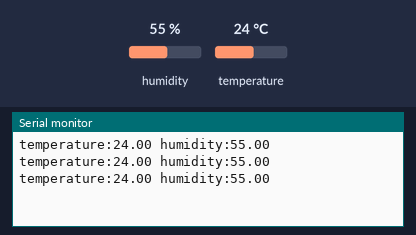
Recording of a sketch running on a simulated Arduino Uno, built with avr-gcc and run on an emulated ATmega328P. Parts: the last lines printed to the serial monitor. The test bench sets the inputs (shaded band); at power-on: humidity 55 %, temperature 24 °C.

Above: at 2.8 s.
2.9 s: humidity set to 22 %
At 4.9 s:
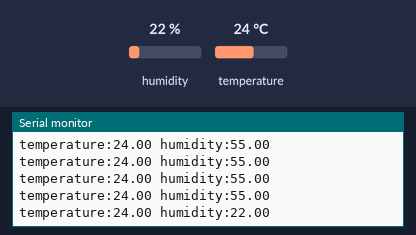
5.6 s: temperature set to 12 °C
At 6.6 s:
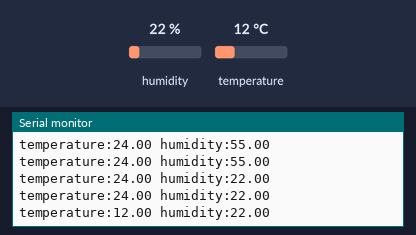
8.3 s: humidity set to 40 %
At 9.4 s:
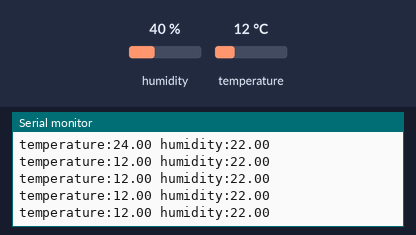
Timing chart, 0 to 11.3 s (numbered marks = the images above; inputs shaded):
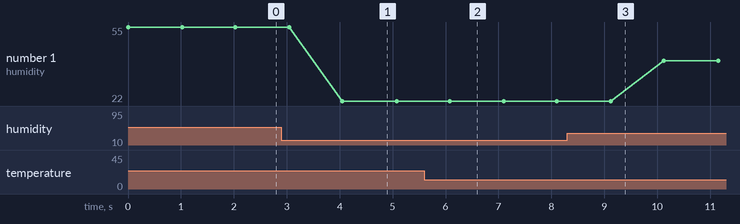

The sketch:

DHT11_example.ino
```cpp
#include <DHT.h>
//아두이노 온습도센서 DHT11을 사용하기위해 위에서
//설치해두었던 라이브러리를 불러옵니다.

#define DHTPIN 2
#define DHTTYPE DHT11

DHT dht(DHTPIN, DHTTYPE);
//불러온 라이브러리 안에 몇번 PIN에서 데이터값이 나오는지,
//어떤 모듈인지 설정해줘야 합니다.
//디지털 2번 PIN인 2로 설정했습니다.

void setup() {
  Serial.begin(9600);
  //온습도값을 PC모니터로 확인하기위해 시리얼 통신을 설정해 줍니다.
  dht.begin();
}

void loop() {

  Serial.print("temperature:");
  Serial.print(dht.readTemperature()); //온도값이 출력됩니다.
  Serial.print(" humidity:");
  Serial.print(dht.readHumidity()); //습도값이 출력됩니다.
  Serial.println();

  delay(1000);
}
```

Measured:
- after the input at 2.9 s, the serial monitor: prints a new line after 1.2 s (image 1)
- after the input at 5.6 s, the serial monitor: prints a new line after 0.48 s (image 2)
- plotted number 1: 55 → 22 after the input at 2.9 s, 22 → 40 after the input at 8.3 s
